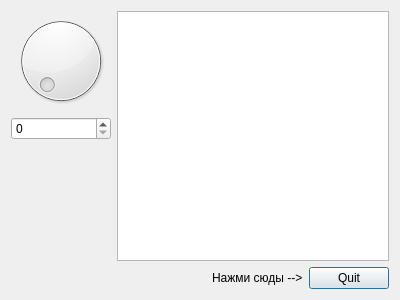
<?xml version="1.0" encoding="UTF-8"?>
<ui version="4.0">
 <class>DialogEx2</class>
 <widget class="QDialog" name="DialogEx2">
  <property name="geometry">
   <rect>
    <x>0</x>
    <y>0</y>
    <width>400</width>
    <height>300</height>
   </rect>
  </property>
  <property name="windowTitle">
   <string>Dialog</string>
  </property>
  <layout class="QVBoxLayout" name="verticalLayout_2">
   <item>
    <layout class="QHBoxLayout" name="horizontalLayout">
     <item>
      <layout class="QVBoxLayout" name="verticalLayout">
       <item>
        <widget class="QDial" name="dial"/>
       </item>
       <item>
        <widget class="QSpinBox" name="spinBox"/>
       </item>
       <item>
        <spacer name="verticalSpacer">
         <property name="orientation">
          <enum>Qt::Vertical</enum>
         </property>
         <property name="sizeHint" stdset="0">
          <size>
           <width>20</width>
           <height>40</height>
          </size>
         </property>
        </spacer>
       </item>
      </layout>
     </item>
     <item>
      <widget class="QTextEdit" name="textEdit"/>
     </item>
    </layout>
   </item>
   <item>
    <layout class="QHBoxLayout" name="horizontalLayout_2">
     <item>
      <spacer name="horizontalSpacer">
       <property name="orientation">
        <enum>Qt::Horizontal</enum>
       </property>
       <property name="sizeHint" stdset="0">
        <size>
         <width>40</width>
         <height>20</height>
        </size>
       </property>
      </spacer>
     </item>
     <item>
      <widget class="QLabel" name="label">
       <property name="text">
        <string>Нажми сюды --&gt;</string>
       </property>
      </widget>
     </item>
     <item>
      <widget class="QPushButton" name="pushButton">
       <property name="text">
        <string>Quit</string>
       </property>
      </widget>
     </item>
    </layout>
   </item>
  </layout>
 </widget>
 <resources/>
 <connections>
  <connection>
   <sender>spinBox</sender>
   <signal>valueChanged(int)</signal>
   <receiver>dial</receiver>
   <slot>setValue(int)</slot>
   <hints>
    <hint type="sourcelabel">
     <x>52</x>
     <y>124</y>
    </hint>
    <hint type="destinationlabel">
     <x>52</x>
     <y>96</y>
    </hint>
   </hints>
  </connection>
  <connection>
   <sender>dial</sender>
   <signal>valueChanged(int)</signal>
   <receiver>spinBox</receiver>
   <slot>setValue(int)</slot>
   <hints>
    <hint type="sourcelabel">
     <x>106</x>
     <y>92</y>
    </hint>
    <hint type="destinationlabel">
     <x>96</x>
     <y>128</y>
    </hint>
   </hints>
  </connection>
  <connection>
   <sender>spinBox</sender>
   <signal>valueChanged(QString)</signal>
   <receiver>textEdit</receiver>
   <slot>append(QString)</slot>
   <hints>
    <hint type="sourcelabel">
     <x>74</x>
     <y>136</y>
    </hint>
    <hint type="destinationlabel">
     <x>212</x>
     <y>128</y>
    </hint>
   </hints>
  </connection>
  <connection>
   <sender>pushButton</sender>
   <signal>clicked()</signal>
   <receiver>DialogEx2</receiver>
   <slot>reject()</slot>
   <hints>
    <hint type="sourcelabel">
     <x>318</x>
     <y>274</y>
    </hint>
    <hint type="destinationlabel">
     <x>138</x>
     <y>278</y>
    </hint>
   </hints>
  </connection>
 </connections>
</ui>
